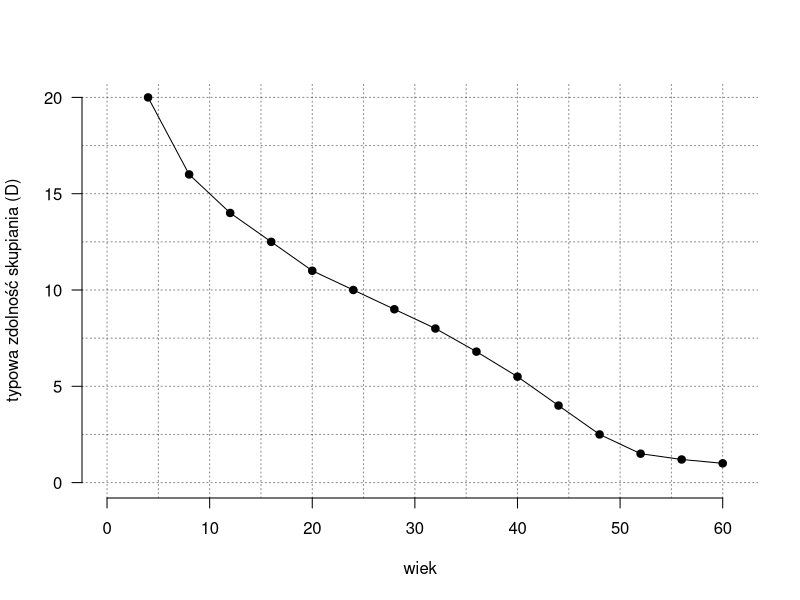

R code for this plot:
x <- seq(4,60,4)
y <- c(20,16,# 4 8
       14,12.5,#16
       11,10,#24
       9,8,#32
       6.8,5.5,#40
       4,2.5,#48
       1.5,1.2,#56
       1)

plot(x,y, las=1, ylim=c(0,20),xlim=c(0,61), 
     xlab="wiek", ylab="typowa zdolność skupiania (D)",
     type="o", pch=19,bty="n")
abline(h=seq(0,20,2.5), lty=3, col="#00000077")
abline(v=seq(0,60,5), lty=3, col="#00000077")



# zdrodlo:
# http://www.visioncareeducation.com/article.aspx?article=102546&a=cls

